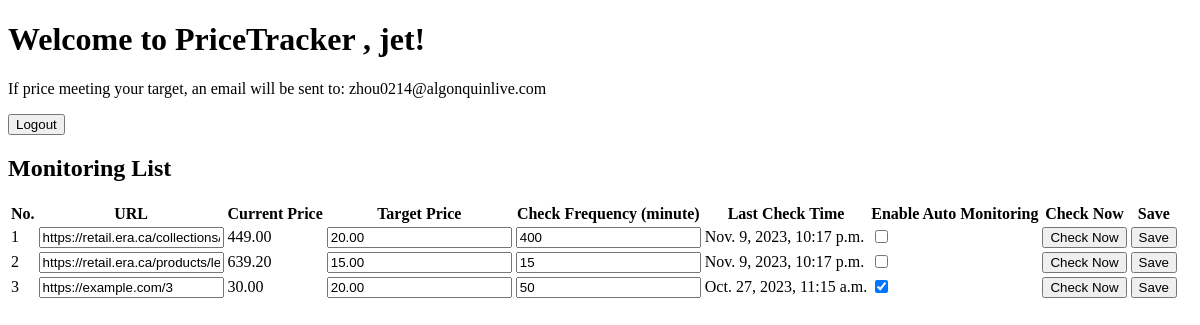
Page / (signed in) on the earlier database version.
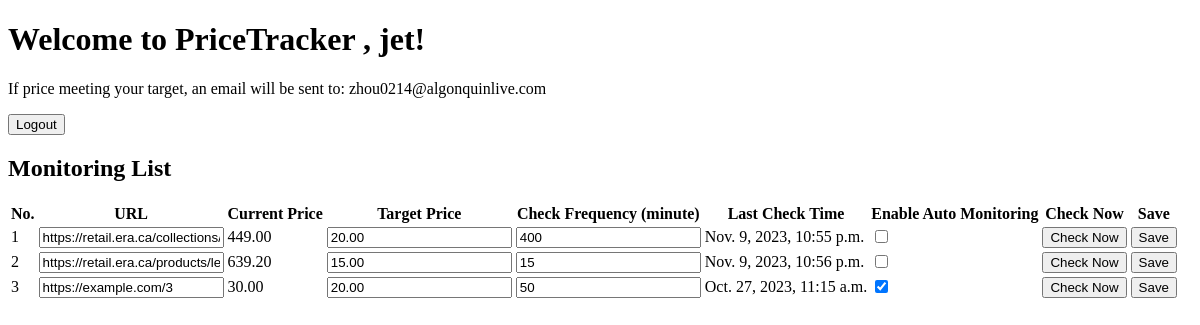
Same page on the later database version.
### userauth/models.py (models this page shows, shortened)
class TrackList(models.Model):
    user = models.ForeignKey(User, default=1,  on_delete=models.CASCADE)  # 添加用户外键
    number = models.IntegerField()
    url = models.URLField()
    current_price = models.DecimalField(max_digits=10, decimal_places=2, default=0)
    target_price = models.DecimalField(max_digits=10, decimal_places=2, default=0)
    check_frequency = models.IntegerField(default=10)
    last_check_time = models.DateTimeField(auto_now_add=True)
    enable_auto_monitoring = models.BooleanField(default=False)
    timer_id = models.CharField(max_length=255, blank=True, null=True)

### userauth/views.py (the view)
# urls.py: 2. Add a URL to urlpatterns:  path('', views.home, name='home')
def home(request):
    if request.user.is_authenticated:
        username = request.user.username
        email = request.user.email
        user = request.user
        tracklist = TrackList.objects.filter(user=user)  # 获取当前用户的 tracklist 数据
        def callback(url, frequency, stop_flag):
            print(f"Checking price for {url}", stop_flag)
            if not stop_flag:
                create_timer(url, frequency, stop_flag)
        def create_timer(url, frequency, stop_flag):
            timer = Timer(frequency * 10, callback, args=[url, frequency, stop_flag])
            timer.start()
            return timer
        stop_flag = False
        for item in tracklist:
            url = item.url
            frequency = item.check_frequency
            if item.enable_auto_monitoring:
                if item.id not in timers:
                    timers[item.id] = create_timer(url, frequency, stop_flag)
                    print(f"Starting timer for {url}", timers[item.id])
            else:
                if item.id in timers:
                    print(f"Stopping timer for {url}", timers[item.id])
                    stop_flag = True
                    timers[item.id].cancel()
                    del timers[item.id]
        return render(request, 'home.html', {'username': username,  'email': email,  'tracklist': tracklist})
    else:
        return render(request, 'home.html')

### userauth/templates/home.html (shortened to what this page needs)
<!DOCTYPE html>
<html>
<head>
</head>
<body>
    <h1>Welcome to PriceTracker  {% if user.is_authenticated %} , {{ username }}!    {% endif %} </h1>
    {% if user.is_authenticated %}
        <p>If price meeting your target, an email will be sent to: {{ email }}</p>
        <form method="post" action="{% url 'logout' %}">
            <input type="submit" value="Logout">
        </form>
    {% else %}
        <p>You are not logged in.</p>
        <a href="{% url 'login' %}">Login</a>
    {% endif %}
    {% if user.is_authenticated %}
    <h2>Monitoring List</h2>
    <form method="post" id="tracklistForm">
        <table>
            <thead>
                <tr>
                    <th>No.</th>
                    <th>URL</th>
                    <th>Current Price</th>
                    <th>Target Price</th>
                    <th>Check Frequency (minute)</th>
                    <th>Last Check Time</th>
                    <th>Enable Auto Monitoring</th>
                    <th>Check Now</th>
                    <th>Save</th>
                </tr>
            </thead>
            <tbody>
                {% for item in tracklist %}
                    <tr>
                        <td>{{ forloop.counter }}</td>
                        <td><input type="text" name="url_{{ forloop.counter }}" value="{{ item.url }}"></td>
                        <td>{{ item.current_price }}</td>
                        <td><input type="text" name="target_price_{{ forloop.counter }}" value="{{ item.target_price }}"></td>
                        <td><input type="text" name="check_frequency_{{ forloop.counter }}" value="{{ item.check_frequency }}"></td>
                        <td>{{ item.last_check_time }}</td>
                        <td><input type="checkbox" name="enable_auto_{{ forloop.counter }}" {% if item.enable_auto_monitoring %}checked{% endif %}></td>
                        <td><button type="button" class="checkNowBtn" data-url="{{ item.url }}">Check Now</button></td>
                        <td><button type="submit" class="saveBtn">Save</button></td>
                    </tr>
                {% endfor %}
            </tbody>
        </table>
    </form>
    {% endif %}
</body>
</html>

Differences in the rows shown:
changed TrackList: last_check_time "Nov. 9, 2023, 10:17 p.m." → "Nov. 9, 2023, 10:55 p.m."
changed TrackList: last_check_time "Nov. 9, 2023, 10:17 p.m." → "Nov. 9, 2023, 10:56 p.m."
